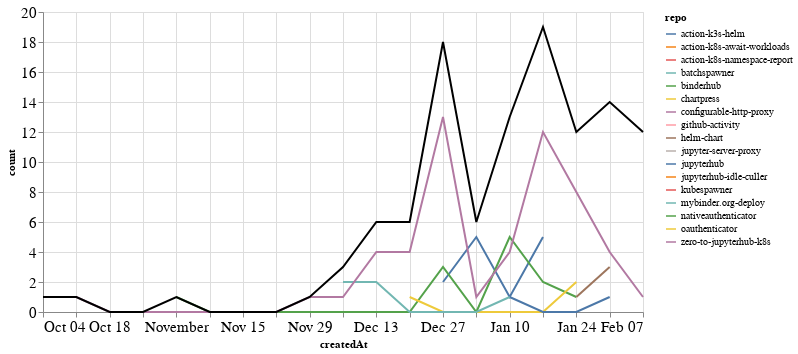

Notebook cell for this chart:
### Markdown cell above
### PRs

### Code cell
prs_time = prs.groupby('repo').resample('W', on='createdAt').count()['author'].reset_index()
prs_time = prs_time.rename(columns={'author': 'count'})
prs_time_total = prs_time.groupby('createdAt').agg({"count": "sum"}).reset_index()

ch1 = alt.Chart(prs_time, width=600).mark_line().encode(
    x='createdAt',
    y='count',
    color='repo',
    tooltip="repo"
)

ch2 = alt.Chart(prs_time_total, width=600).mark_line(color="black").encode(
    x='createdAt',
    y='count',
)

ch1 + ch2

### Figure 1 — Vega-Lite specification as saved in the notebook (floating-point values rounded to 4 significant figures)
{"config": {"axisLeft": {"labelFontSize": 15}, "axisBottom": {"labelFontSize": 15}}, "layer": [{"data": {"name": "data-b4c0f88255aa67145daf8eeaadba59c3"}, "mark": "line", "encoding": {"color": {"type": "nominal", "field": "repo"}, "tooltip": {"type": "nominal", "field": "repo"}, "x": {"type": "temporal", "field": "createdAt"}, "y": {"type": "quantitative", "field": "count"}}, "width": 600}, {"data": {"name": "data-e7e71f535ba987cb5a7b020a1ce35b6d"}, "mark": {"type": "line", "color": "black"}, "encoding": {"x": {"type": "temporal", "field": "createdAt"}, "y": {"type": "quantitative", "field": "count"}}, "width": 600}], "$schema": "https://vega.github.io/schema/vega-lite/v4.8.1.json", "datasets": {"data-b4c0f88255aa67145daf8eeaadba59c3": [{"repo": "action-k3s-helm", "createdAt": "2020-12-27T00:00:00", "count": 2}, {"repo": "action-k3s-helm", "createdAt": "2021-01-03T00:00:00", "count": 5}, {"repo": "action-k3s-helm", "createdAt": "2021-01-10T00:00:00", "count": 1}, {"repo": "action-k3s-helm", "createdAt": "2021-01-17T00:00:00", "count": 5}, {"repo": "action-k8s-await-workloads", "createdAt": "2021-02-07T00:00:00", "count": 3}, {"repo": "action-k8s-namespace-report", "createdAt": "2021-02-07T00:00:00", "count": 2}, {"repo": "batchspawner", "createdAt": "2021-01-31T00:00:00", "count": 1}, {"repo": "binderhub", "createdAt": "2020-11-01T00:00:00", "count": 1}, {"repo": "binderhub", "createdAt": "2020-11-08T00:00:00", "count": 0}, {"repo": "binderhub", "createdAt": "2020-11-15T00:00:00", "count": 0}, {"repo": "binderhub", "createdAt": "2020-11-22T00:00:00", "count": 0}, {"repo": "binderhub", "createdAt": "2020-11-29T00:00:00", "count": 0}, {"repo": "binderhub", "createdAt": "2020-12-06T00:00:00", "count": 0}, {"repo": "binderhub", "createdAt": "2020-12-13T00:00:00", "count": 0}, {"repo": "binderhub", "createdAt": "2020-12-20T00:00:00", "count": 0}, {"repo": "binderhub", "createdAt": "2020-12-27T00:00:00", "count": 3}, {"repo": "binderhub", "createdAt": "2021-01-03T00:00:00", "count": 0}, {"repo": "binderhub", "createdAt": "2021-01-10T00:00:00", "count": 5}, {"repo": "binderhub", "createdAt": "2021-01-17T00:00:00", "count": 2}, {"repo": "binderhub", "createdAt": "2021-01-24T00:00:00", "count": 1}, {"repo": "chartpress", "createdAt": "2020-12-20T00:00:00", "count": 1}, {"repo": "chartpress", "createdAt": "2020-12-27T00:00:00", "count": 0}, {"repo": "chartpress", "createdAt": "2021-01-03T00:00:00", "count": 0}, {"repo": "chartpress", "createdAt": "2021-01-10T00:00:00", "count": 0}, {"repo": "chartpress", "createdAt": "2021-01-17T00:00:00", "count": 0}, {"repo": "chartpress", "createdAt": "2021-01-24T00:00:00", "count": 2}, {"repo": "configurable-http-proxy", "createdAt": "2021-02-07T00:00:00", "count": 2}, {"repo": "github-activity", "createdAt": "2021-01-10T00:00:00", "count": 1}, {"repo": "helm-chart", "createdAt": "2021-01-24T00:00:00", "count": 1}, {"repo": "helm-chart", "createdAt": "2021-01-31T00:00:00", "count": 3}, {"repo": "jupyter-server-proxy", "createdAt": "2021-02-07T00:00:00", "count": 3}, {"repo": "jupyterhub", "createdAt": "2021-01-10T00:00:00", "count": 1}, {"repo": "jupyterhub", "createdAt": "2021-01-17T00:00:00", "count": 0}, {"repo": "jupyterhub", "createdAt": "2021-01-24T00:00:00", "count": 0}, {"repo": "jupyterhub", "createdAt": "2021-01-31T00:00:00", "count": 1}, {"repo": "jupyterhub-idle-culler", "createdAt": "2021-01-31T00:00:00", "count": 1}, {"repo": "kubespawner", "createdAt": "2020-12-20T00:00:00", "count": 1}, {"repo": "mybinder.org-deploy", "createdAt": "2020-12-06T00:00:00", "count": 2}, {"repo": "mybinder.org-deploy", "createdAt": "2020-12-13T00:00:00", "count": 2}, {"repo": "mybinder.org-deploy", "createdAt": "2020-12-20T00:00:00", "count": 0}, {"repo": "mybinder.org-deploy", "createdAt": "2020-12-27T00:00:00", "count": 0}, {"repo": "mybinder.org-deploy", "createdAt": "2021-01-03T00:00:00", "count": 0}, {"repo": "mybinder.org-deploy", "createdAt": "2021-01-10T00:00:00", "count": 1}, {"repo": "nativeauthenticator", "createdAt": "2021-01-31T00:00:00", "count": 4}, {"repo": "oauthenticator", "createdAt": "2021-02-07T00:00:00", "count": 1}, {"repo": "zero-to-jupyterhub-k8s", "createdAt": "2020-10-04T00:00:00", "count": 1}, {"repo": "zero-to-jupyterhub-k8s", "createdAt": "2020-10-11T00:00:00", "count": 1}, {"repo": "zero-to-jupyterhub-k8s", "createdAt": "2020-10-18T00:00:00", "count": 0}, {"repo": "zero-to-jupyterhub-k8s", "createdAt": "2020-10-25T00:00:00", "count": 0}, {"repo": "zero-to-jupyterhub-k8s", "createdAt": "2020-11-01T00:00:00", "count": 0}, {"repo": "zero-to-jupyterhub-k8s", "createdAt": "2020-11-08T00:00:00", "count": 0}, {"repo": "zero-to-jupyterhub-k8s", "createdAt": "2020-11-15T00:00:00", "count": 0}, {"repo": "zero-to-jupyterhub-k8s", "createdAt": "2020-11-22T00:00:00", "count": 0}, {"repo": "zero-to-jupyterhub-k8s", "createdAt": "2020-11-29T00:00:00", "count": 1}, {"repo": "zero-to-jupyterhub-k8s", "createdAt": "2020-12-06T00:00:00", "count": 1}, {"repo": "zero-to-jupyterhub-k8s", "createdAt": "2020-12-13T00:00:00", "count": 4}, {"repo": "zero-to-jupyterhub-k8s", "createdAt": "2020-12-20T00:00:00", "count": 4}, {"repo": "zero-to-jupyterhub-k8s", "createdAt": "2020-12-27T00:00:00", "count": 13}, {"repo": "zero-to-jupyterhub-k8s", "createdAt": "2021-01-03T00:00:00", "count": 1}, {"repo": "zero-to-jupyterhub-k8s", "createdAt": "2021-01-10T00:00:00", "count": 4}, {"repo": "zero-to-jupyterhub-k8s", "createdAt": "2021-01-17T00:00:00", "count": 12}, {"repo": "zero-to-jupyterhub-k8s", "createdAt": "2021-01-24T00:00:00", "count": 8}, {"repo": "zero-to-jupyterhub-k8s", "createdAt": "2021-01-31T00:00:00", "count": 4}, {"repo": "zero-to-jupyterhub-k8s", "createdAt": "2021-02-07T00:00:00", "count": 1}], "data-e7e71f535ba987cb5a7b020a1ce35b6d": [{"createdAt": "2020-10-04T00:00:00", "count": 1}, {"createdAt": "2020-10-11T00:00:00", "count": 1}, {"createdAt": "2020-10-18T00:00:00", "count": 0}, {"createdAt": "2020-10-25T00:00:00", "count": 0}, {"createdAt": "2020-11-01T00:00:00", "count": 1}, {"createdAt": "2020-11-08T00:00:00", "count": 0}, {"createdAt": "2020-11-15T00:00:00", "count": 0}, {"createdAt": "2020-11-22T00:00:00", "count": 0}, {"createdAt": "2020-11-29T00:00:00", "count": 1}, {"createdAt": "2020-12-06T00:00:00", "count": 3}, {"createdAt": "2020-12-13T00:00:00", "count": 6}, {"createdAt": "2020-12-20T00:00:00", "count": 6}, {"createdAt": "2020-12-27T00:00:00", "count": 18}, {"createdAt": "2021-01-03T00:00:00", "count": 6}, {"createdAt": "2021-01-10T00:00:00", "count": 13}, {"createdAt": "2021-01-17T00:00:00", "count": 19}, {"createdAt": "2021-01-24T00:00:00", "count": 12}, {"createdAt": "2021-01-31T00:00:00", "count": 14}, {"createdAt": "2021-02-07T00:00:00", "count": 12}]}}
